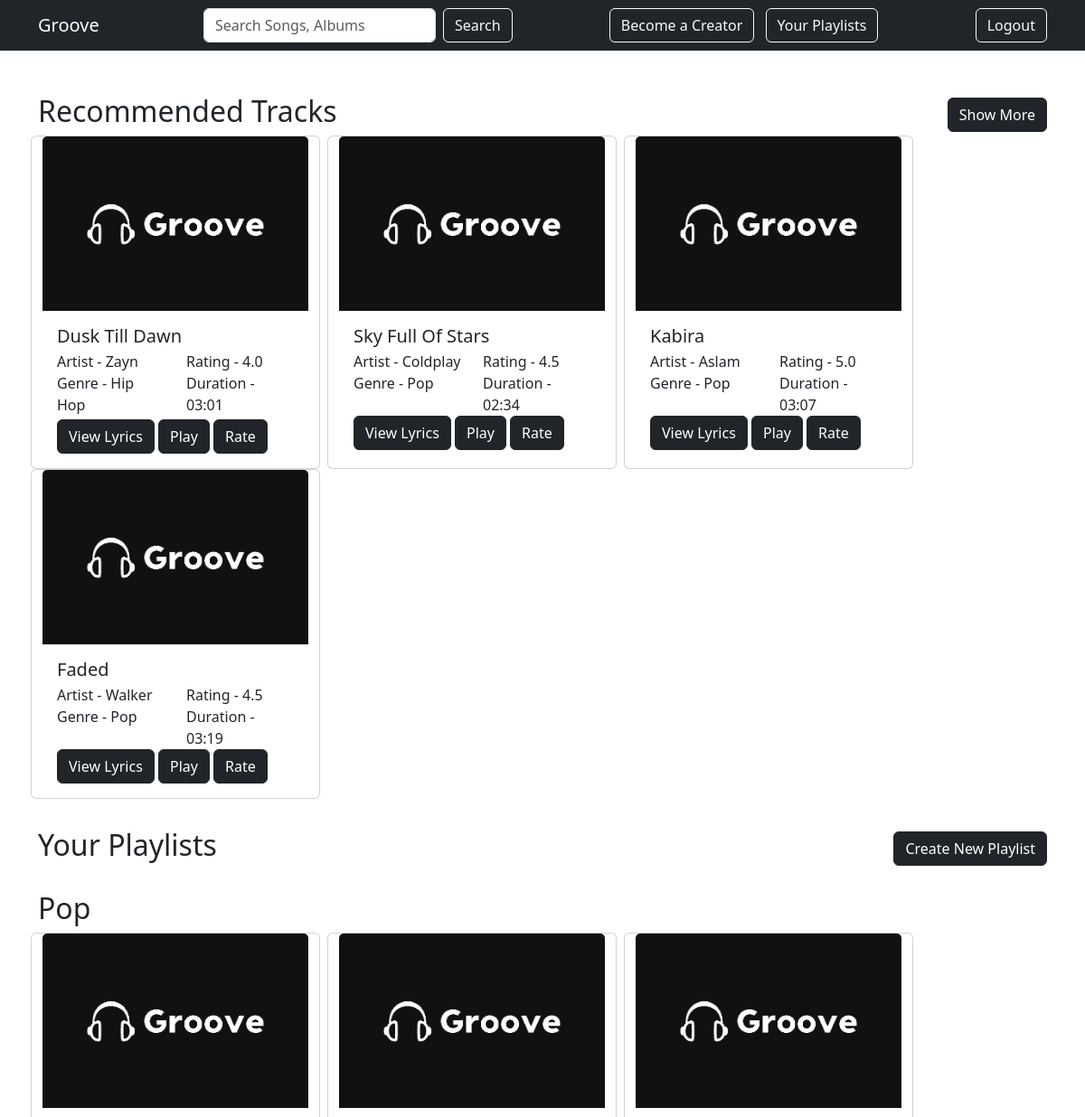
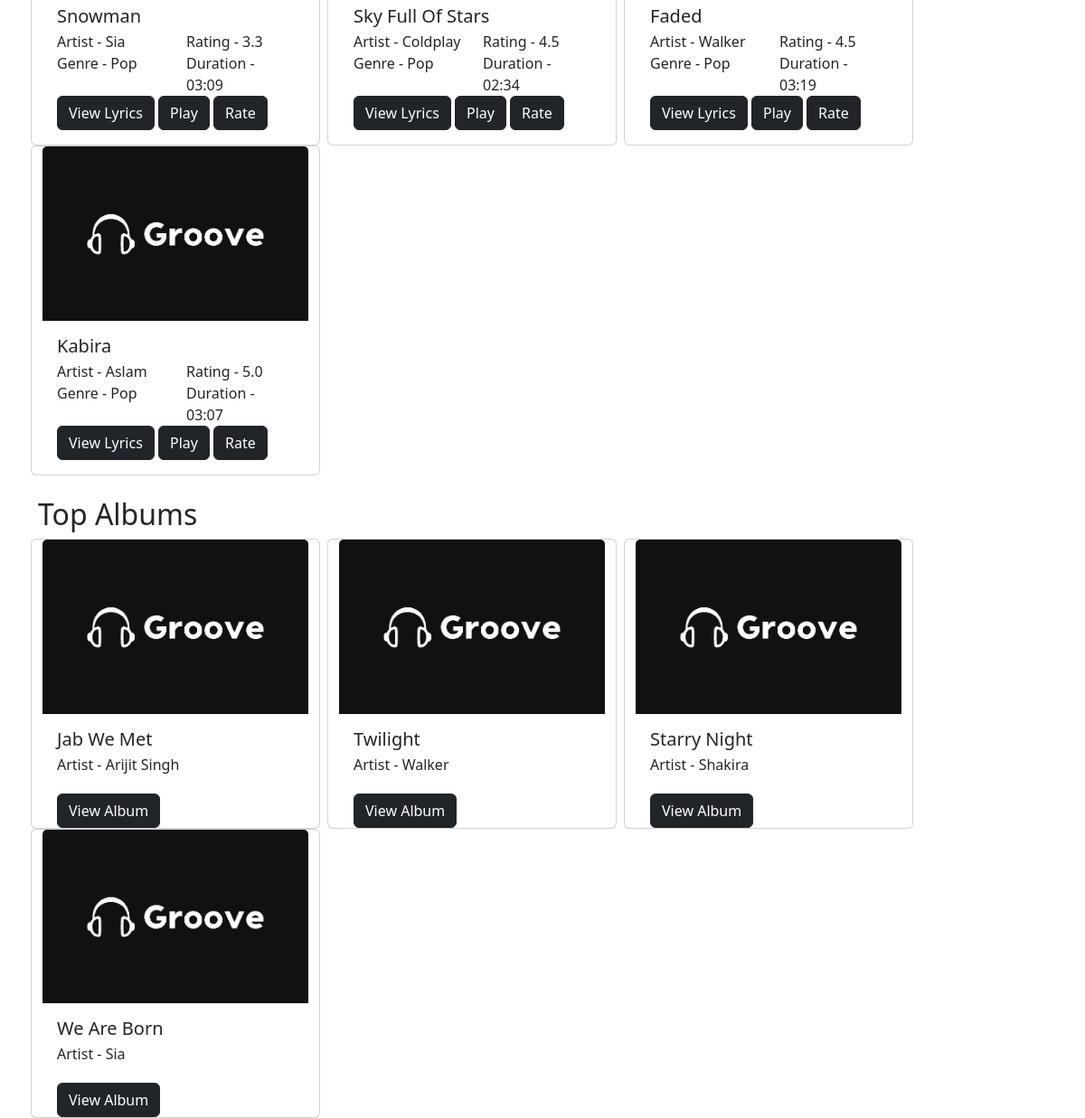
The app's page /user_home (signed in) with its own data (2 pictures, top to bottom).
### groove/models.py (models this page shows)
class Song(db.Model):
    __tablename__ = 'song'
    id = db.Column(db.Integer, primary_key=True)
    name = db.Column(db.String(255), nullable=False)
    creator = db.Column(db.Integer, nullable=False)
    lyrics = db.Column(db.Text, nullable=True)
    duration = db.Column(db.Float, nullable=False, default=3.12)
    date_uploaded = db.Column(db.Date, nullable=False)
    album_id = db.Column(db.Integer, db.ForeignKey('album.id'), nullable=True)
    genre_id = db.Column(db.Integer, db.ForeignKey('genre.id'), nullable=False)
    artist = db.Column(db.String(255), nullable=False)
    rating = db.relationship('SongRating', backref='song', lazy=True)
    times_played = db.Column(db.Integer, default=0, nullable=False)
    flag = db.Column(db.Boolean, default=0)
    def average_song_rating(self):
        average = db.session.query(db.func.avg(SongRating.rating)).filter(SongRating.song_id == self.id).scalar()
        if average is None:
            return None
        else:
            return round(average, 1)

class Genre(db.Model):
    __tablename__ = 'genre'
    id = db.Column(db.Integer, primary_key=True)
    name = db.Column(db.String(100), nullable=False)
    songs = db.relationship('Song', backref='genre', lazy=True)

class Album(db.Model):
    __tablename__ = 'album'
    id = db.Column(db.Integer, primary_key=True)
    name = db.Column(db.String(255), nullable=False)
    release_date = db.Column(db.Date, nullable=False)
    creator = db.Column(db.Integer, nullable=False)
    artist = db.Column(db.String(255), nullable=False)
    songs = db.relationship('Song', backref='album', lazy=True)
    flag = db.Column(db.Boolean, default=0)

### groove/routes.py (the view)
@app.route('/user_home')
def user_home_page():
    if 'id' not in session:
        return redirect(url_for('login_page'))
    songs = Song.query.filter(Song.flag == 0).order_by(func.random()).limit(4).all()
    playlists = Playlist.query.filter_by(user_id=session['id']).limit(4)
    genre = Genre.query.order_by(func.random()).first()
    genre_songs = Song.query.filter_by(genre_id=genre.id)
    albums = Album.query.order_by(func.random()).limit(4).all()
    return render_template('user_home.html',
                           songs=songs,
                           playlists=playlists,
                           genre=genre,
                           genre_songs=genre_songs,
                           user=User.query.get(session['id']),
                           albums=albums)

### groove/routes.py (called while the page is built)
@app.template_filter('format_duration')
def format_duration(duration):
    minutes = int(duration)
    seconds = int((duration - minutes) * 60)
    return f"{minutes:02d}:{seconds:02d}"

### groove/templates/user_home.html (shortened to what this page needs)
<!DOCTYPE html>
<html lang="en">
<head>
    <link href="https://cdn.jsdelivr.net/npm/bootstrap@5.3.2/dist/css/bootstrap.min.css" rel="stylesheet"
>
</head>
<body>
<nav class="navbar navbar-expand-lg navbar-dark bg-dark">
    <div class="container">
        <a class="navbar-brand" href="{{ url_for('user_home_page') }}">Groove</a>
        <form class="d-flex" action="{{ url_for('search_page') }}" method="post">
            <input class="form-control me-2" type="search" placeholder="Search Songs, Albums" aria-label="Search"
                   name="search">
            <button class="btn btn-outline-light" type="submit">Search</button>
        </form>
        <div>
            {% if user.role.name == 'user' %}
                <a class="btn btn-outline-light ms-2" href="{{ url_for('creator_register_page') }}">Become a Creator</a>
            {% endif %}
            <a class="btn btn-outline-light ms-2" href="{{ url_for('playlists_page') }}">Your Playlists</a>
        </div>
        <div>
            <a class="btn btn-outline-light ms-2" href="{{ url_for('logout') }}">Logout</a>
        </div>
    </div>
</nav>
<div class="container mt-5">
    <div class="section">
        <div class="d-flex justify-content-between align-items-center">
            <h2>Recommended Tracks</h2>
            <a class="btn btn-dark" href="{{ url_for('user_home_page') }}">Show More</a>
        </div>
        <div class="row">
            {% for song in songs %}
                <div class="card mx-1" style="width: 20rem;">
                    <img src="/static/groove_logo_darkmode.png" class="card-img-top" alt="song_name">
                    <div class="card-body">
                        <h5 class="card-title">{{ song.name }}</h5>
                        <div class="row">
                            <div class="col">
                                <p class="card-subtitle mb-1">Artist - {{ song.artist }}</p>
                                <p class="card-subtitle mb-1">Genre - {{ song.genre.name }}</p>
                            </div>
                            <div class="col">
                                <p class="card-subtitle mb-1">Rating - {{ song.average_song_rating() }}</p>
                                <p class="card-subtitle mb-1"></p>Duration - {{ song.duration|format_duration }}
                            </div>
                        </div>
                        <div class="justify-content-between align-items-center">
                            <button type="button" class="btn btn-dark" data-bs-toggle="modal"
                                    data-bs-target="#lyricsModal{{ song.id }}">View Lyrics
                            </button>
                            <a href="{{ url_for('play_song_page', song_id=song.id) }}" class="btn btn-dark">Play</a>
                            <button type="button" class="btn btn-dark" data-bs-toggle="modal"
                                    data-bs-target="#ratingModal{{ song.id }}">Rate
                            </button>
                        </div>
                    </div>
                </div>
            {% endfor %}
        </div>
    </div>
    <br>
    <div class="section mt-2">
        <div class="d-flex justify-content-between align-items-center">
            <h2>Your Playlists</h2>
            <a class="btn btn-dark" href="{{ url_for('create_playlist_page') }}">Create New Playlist</a>
        </div>
    </div>
    <br>
    <div class="section">
        <div class="d-flex justify-content-between align-items-center">
            <h2>{{ genre.name }}</h2>
        </div>
        <div class="row">
            {% for song in genre_songs %}
                <div class="card mx-1" style="width: 20rem;">
                    <img src="/static/groove_logo_darkmode.png" class="card-img-top" alt="song_name">
                    <div class="card-body">
                        <h5 class="card-title">{{ song.name }}</h5>
                        <div class="row">
                            <div class="col">
                                <p class="card-subtitle mb-1">Artist - {{ song.artist }}</p>
                                <p class="card-subtitle mb-1">Genre - {{ song.genre.name }}</p>
                            </div>
                            <div class="col">
                                <p class="card-subtitle mb-1">Rating - {{ song.average_song_rating() }}</p>
                                <p class="card-subtitle mb-1"></p>Duration - {{ song.duration|format_duration }}
                            </div>
                        </div>
                        <div class="justify-content-between align-items-center">
                            <button type="button" class="btn btn-dark" data-bs-toggle="modal"
                                    data-bs-target="#lyricsModal{{ song.id }}">View Lyrics
                            </button>
                            <a href="{{ url_for('play_song_page', song_id=song.id) }}" class="btn btn-dark">Play</a>
                            <button type="button" class="btn btn-dark" data-bs-toggle="modal"
                                    data-bs-target="#ratingModal{{ song.id }}">Rate
                            </button>
                        </div>
                    </div>
                </div>
            {% endfor %}
        </div>
    </div>
    <br>
    <div class="section">
        <div class="d-flex justify-content-between align-items-center">
            <h2>Top Albums</h2>
        </div>
        <div class="row">
            {% for album in albums %}
                <div class="card mx-1" style="width: 20rem;">
                    <img src="./static/groove_logo_darkmode.png" class="card-img-top" alt="album_image">
                    <div class="card-body">
                        <h5 class="card-title">{{ album.name }}</h5>
                        <p class="card-subtitle mb-1">Artist - {{ album.artist }}</p>
                    </div>
                    <div class="mx-3">
                        <a href="{{ url_for('album_songs_page', album_id=album.id) }}" class="btn btn-dark">View
                            Album</a>
                    </div>
                </div>
            {% endfor %}
        </div>
    </div>
</div>
</body>
</html>

### records on screen
Song: name "Dusk Till Dawn", artist "Zayn", genre.name "Hip Hop", average_song_rating "4.0", duration "03:01"
Song: name "Sky Full Of Stars", artist "Coldplay", genre.name "Pop", average_song_rating "4.5", duration "02:34"
Song: name "Kabira", artist "Aslam", genre.name "Pop", average_song_rating "5.0", duration "03:07"
Song: name "Faded", artist "Walker", genre.name "Pop", average_song_rating "4.5", duration "03:19"
Genre: name "Pop"
Song: name "Snowman", artist "Sia", genre.name "Pop", average_song_rating "3.3", duration "03:09"
Album: name "Jab We Met", artist "Arijit Singh"
Album: name "Twilight", artist "Walker"
Album: name "Starry Night", artist "Shakira"
Album: name "We Are Born", artist "Sia"
